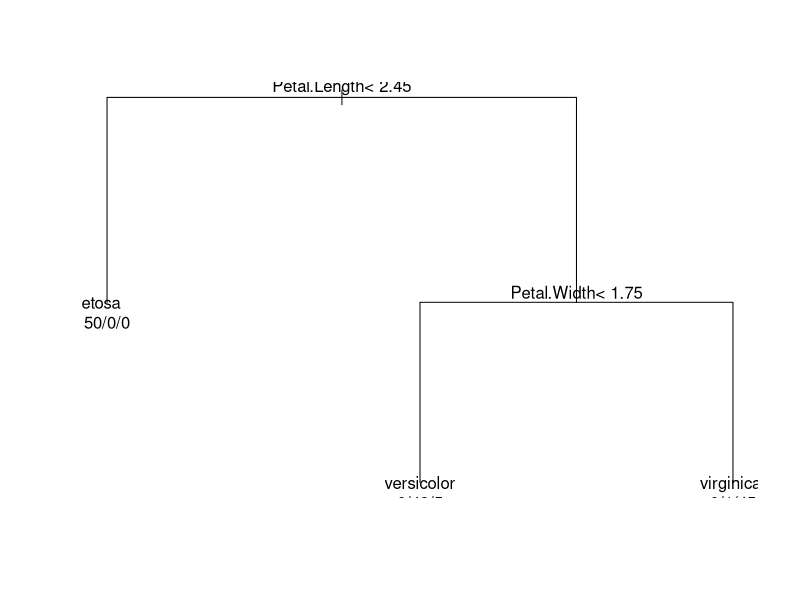

Recreate this plot in R.
library(rpart)
data(iris)
iris_tree<-rpart(Species~., data=iris)
plot(iris_tree)
text(iris_tree, use.n=TRUE)
predictions<-predict(iris_tree, newdata=iris)
head(predictions,10)